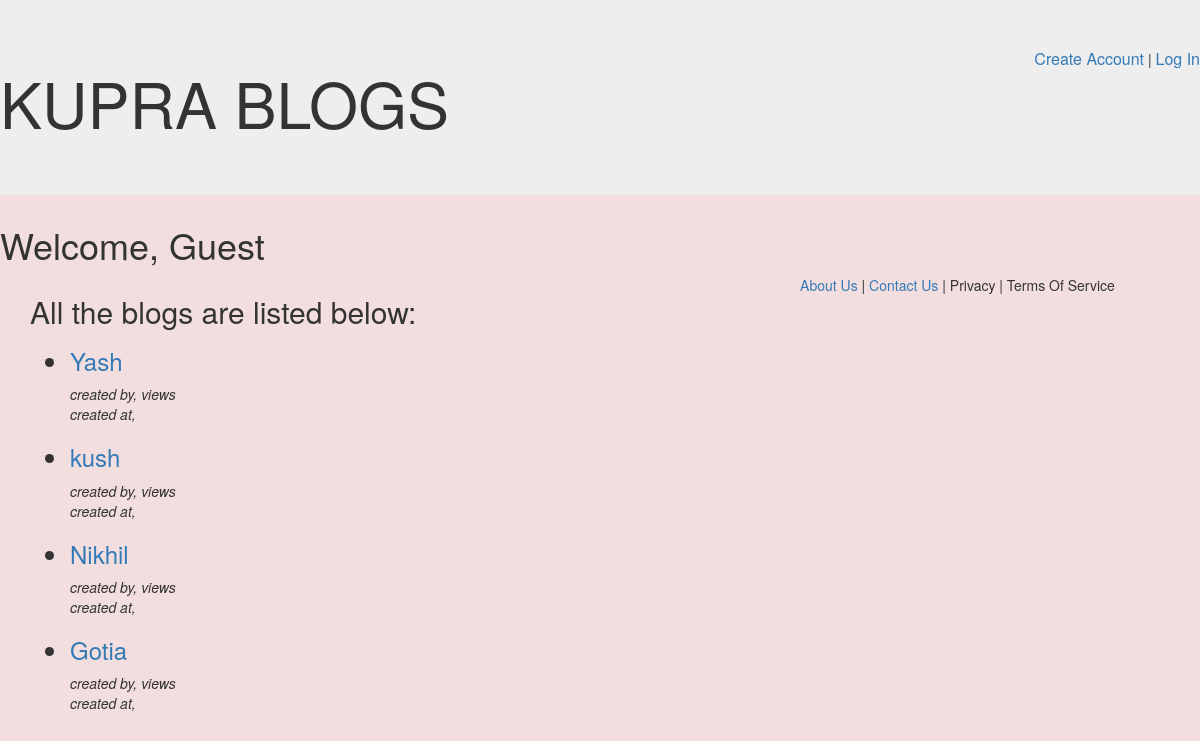
Before: / with the older database file.
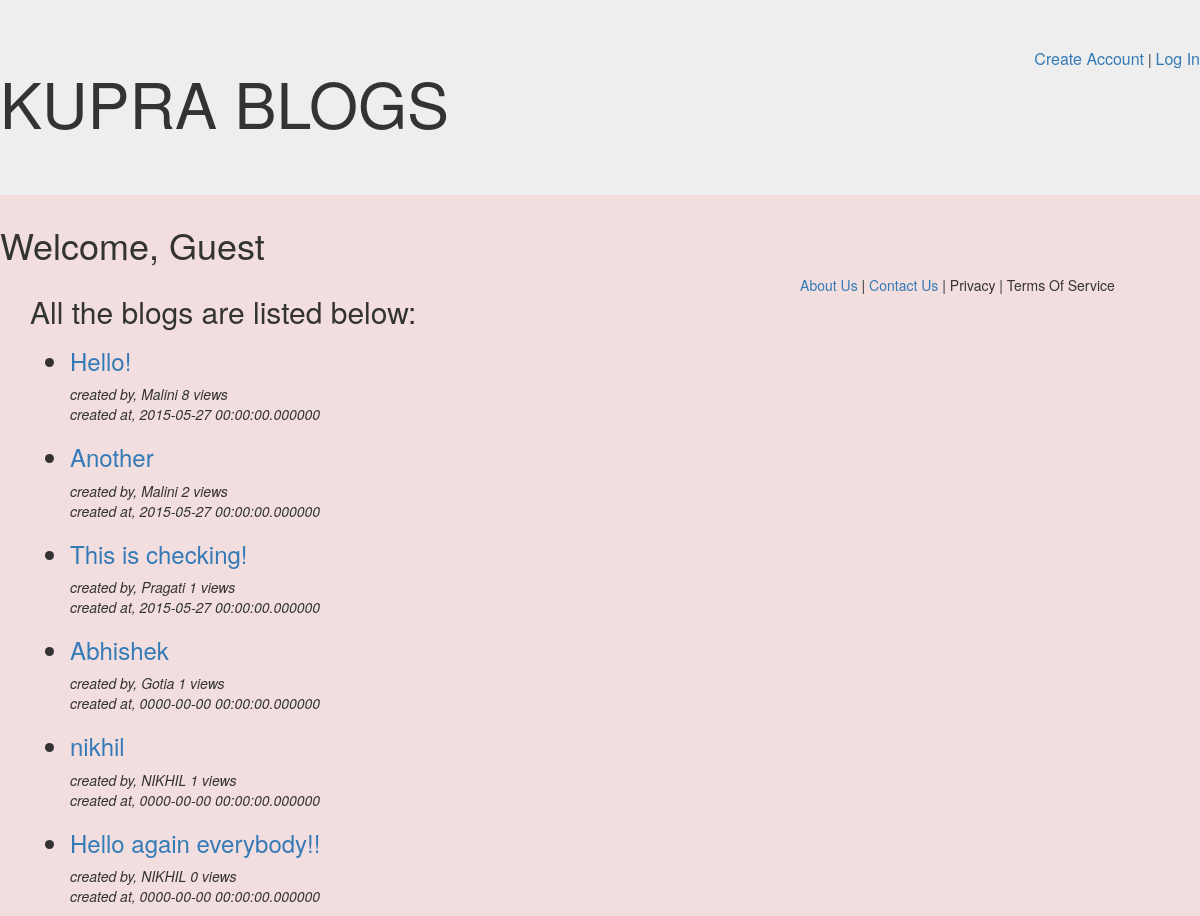
After: the same page with the newer database file.
### tables this page shows
CREATE TABLE IF NOT EXISTS `blogs` (
`id` int(255) NOT NULL,
  `userId` int(255) NOT NULL,
  `title` varchar(300) NOT NULL DEFAULT 'Untitled blog post',
  `content` text NOT NULL,
  `creator` varchar(5000) NOT NULL,
  `creation` datetime(6) NOT NULL,
  `views` int(255) NOT NULL
);

### index.php (the view, shortened to what this page needs)
<?php
require_once "config.php";
$query="SELECT*FROM `blogs`";
$result=$connection->query($query);
$listOfBlogs=$result->fetch_all(MYSQLI_ASSOC);
?>
<!DOCTYPE html>
<html>
<head lang="en">
    <link type="text/css" rel="stylesheet" href="bootstrap.css" />
</head>
<div class="jumbotron">
    <div class="pull-right">
        <a onmouseover="this.style.fontSize='2em'"; onmouseout="this.style.fontSize='1.2em'" style="font-size: medium" href="signUp.php">Create Account</a> |
        <a onmouseover="this.style.fontSize='2em'"; onmouseout="this.style.fontSize='1.2em'" style="font-size: medium" href="login.php">Log In</a>
    </div>
<h1>KUPRA BLOGS</h1></div>
<h1 onmouseover="comeimg('head');" onmouseout="rev('head');" id="head">Welcome, Guest</h1>
<div class="col-md-8">
<body class="bg-danger">
<div class="col-md-12">
<h2>All the blogs are listed below:</h2>
<ul>
<?php
foreach($listOfBlogs as $blog) {
    echo '<h3><li><a href="view.php?id='.$blog['id'].' ">'.$blog['title'].'</a></li></h3>';
    echo '<em>created by, '.$blog['creator'].' </em>';
    echo '<em>'.$blog['views'].' views</em>';
    echo '<br>';
    echo '<em>created at, '.$blog['creation'].' </em>';
}
?>
</ul>
</div>
</div>
<div class="bottom">
    <p><a href="about_us.html">About Us</a> | <a href="contact_us.html">Contact Us</a> | Privacy | Terms Of Service</p>
</div>
</body>
</html>

Changed rows visible on the page:
removed blogs: title "Yash"
removed blogs: title "kush"
removed blogs: title "Nikhil"
removed blogs: title "Gotia"
added blogs: title "Hello!", creator "Malini", views "8", creation "2015-05-27 00:00:00.000000"
added blogs: title "Another", creator "Malini", views "2", creation "2015-05-27 00:00:00.000000"
added blogs: title "This is checking!", creator "Pragati", views "1", creation "2015-05-27 00:00:00.000000"
added blogs: title "Abhishek", creator "Gotia", views "1", creation "0000-00-00 00:00:00.000000"
added blogs: title "nikhil", creator "NIKHIL", views "1", creation "0000-00-00 00:00:00.000000"
added blogs: title "Hello again everybody!!", creator "NIKHIL", views "0", creation "0000-00-00 00:00:00.000000"
